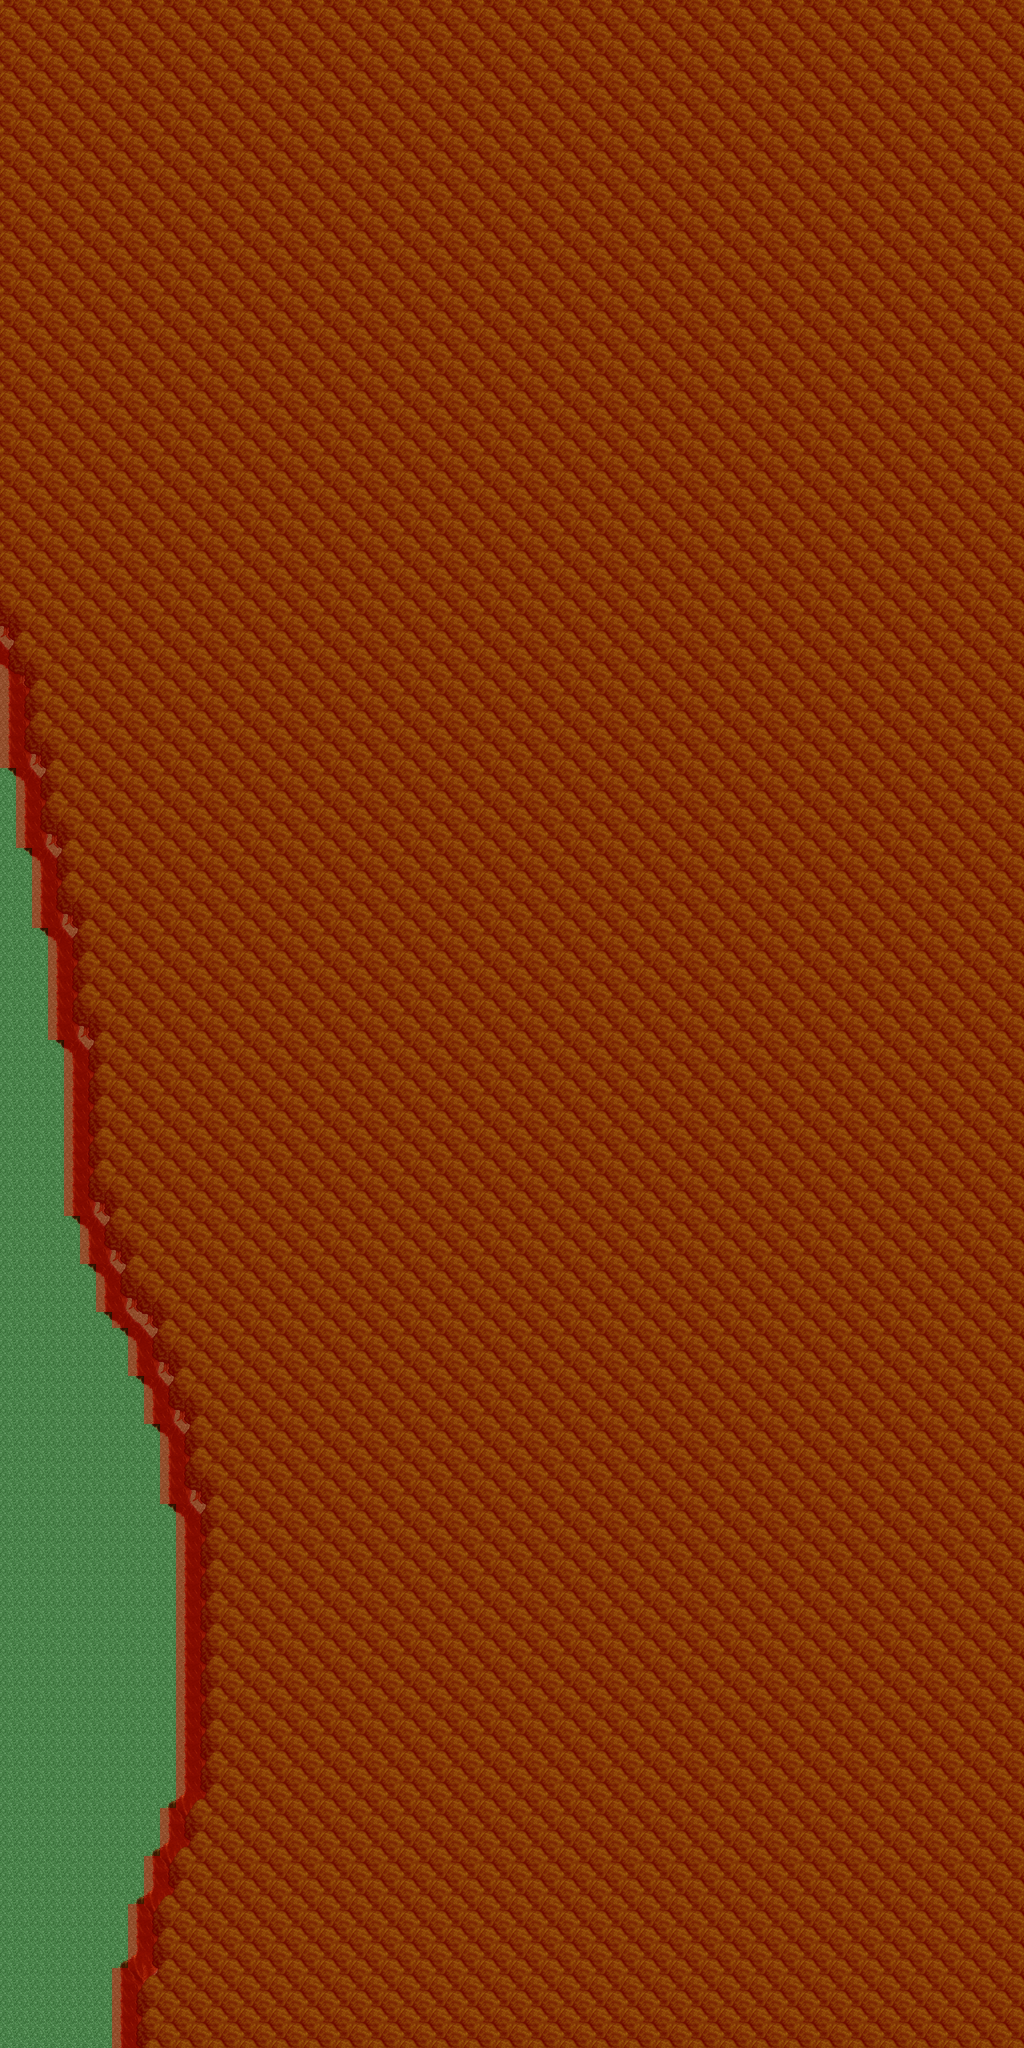

Rendered tile map (Tiled .tmx) drawn with the repository's tilesets; below, a short description and the map source with its tile grids summarised:
An orthogonal 64x128 tile map with 32x32 px tiles, 10 tile layers (0_floor, 1_terrain, 2_object, 3_roof, ...), 17 tilesets.

<map version="1.2" tiledversion="1.2.0" orientation="orthogonal" renderorder="right-down" width="64" height="128" tilewidth="32" tileheight="32" infinite="0" nextlayerid="21" nextobjectid="1">
 <tileset firstgid="1" name="ground" tilewidth="32" tileheight="32" tilecount="33" columns="3">
  <image source="../../tileset/ground/ground.png" trans="ffffff" width="96" height="352" />
 </tileset>
 <tileset firstgid="34" name="earth_dark" tilewidth="32" tileheight="32" tilecount="96" columns="12">
  <image source="../../tileset/ground/ridge/earth_dark.png" trans="ffffff" width="384" height="256" />
 </tileset>
 <tileset firstgid="130" name="grass_edges" tilewidth="32" tileheight="32" tilecount="36" columns="12">
  <image source="../../tileset/ground/grass_edges.png" trans="ffffff" width="384" height="96" />
 </tileset>
 <tileset firstgid="166" name="grass_corners" tilewidth="32" tileheight="32" tilecount="24" columns="6">
  <image source="../../tileset/ground/grass_corners.png" trans="ffffff" width="192" height="128" />
 </tileset>
 <tileset firstgid="190" name="grasses" tilewidth="32" tileheight="32" tilecount="6" columns="3">
  <image source="../../tileset/plant/grasses.png" trans="ffffff" width="96" height="64" />
 </tileset>
 <tileset firstgid="196" name="daisy_blue" tilewidth="32" tileheight="32" tilecount="8" columns="2">
  <image source="../../tileset/plant/flower/daisy_blue.png" trans="ffffff" width="64" height="128" />
 </tileset>
 <tileset firstgid="204" name="daisy_yellow" tilewidth="32" tileheight="32" tilecount="8" columns="2">
  <image source="../../tileset/plant/flower/daisy_yellow.png" trans="ffffff" width="64" height="128" />
 </tileset>
 <tileset firstgid="212" name="bushes" tilewidth="32" tileheight="32" tilecount="10" columns="5">
  <image source="../../tileset/plant/bush/bushes.png" trans="ffffff" width="160" height="64" />
 </tileset>
 <tileset firstgid="222" name="daisy_red" tilewidth="32" tileheight="32" tilecount="8" columns="2">
  <image source="../../tileset/plant/flower/daisy_red.png" trans="ffffff" width="64" height="128" />
 </tileset>
 <tileset firstgid="230" name="daisy_white" tilewidth="32" tileheight="32" tilecount="8" columns="2">
  <image source="../../tileset/plant/flower/daisy_white.png" trans="ffffff" width="64" height="128" />
 </tileset>
 <tileset firstgid="238" name="collision" tilewidth="32" tileheight="32" tilecount="1" columns="1">
  <image source="../../tileset/logic/collision.png" width="32" height="32" />
 </tileset>
 <tileset firstgid="239" name="tree_green" tilewidth="32" tileheight="32" tilecount="80" columns="8">
  <image source="../../tileset/plant/tree/tree_green.png" trans="ffffff" width="256" height="320" />
 </tileset>
 <tileset firstgid="319" name="stump_brown" tilewidth="32" tileheight="32" tilecount="4" columns="2">
  <image source="../../tileset/plant/stump/stump_brown.png" width="64" height="64" />
 </tileset>
 <tileset firstgid="323" name="sheepfood" tilewidth="32" tileheight="32" tilecount="1" columns="1">
  <image source="../../tileset/logic/item/sheepfood.png" width="32" height="32" />
 </tileset>
 <tileset firstgid="324" name="resources" tilewidth="32" tileheight="32" tilecount="6" columns="6">
  <image source="../../tileset/logic/item/resources.png" width="192" height="32" />
 </tileset>
 <tileset firstgid="330" name="green_paving" tilewidth="32" tileheight="32" tilecount="24" columns="3">
  <image source="../../tileset/ground/green_paving.png" width="96" height="256" />
 </tileset>
 <tileset firstgid="354" name="tree_buk_las" tilewidth="32" tileheight="32" tilecount="42" columns="7">
  <image source="../../tileset/pol/natura/drzewa/tree_buk_las.png" width="224" height="192" />
 </tileset>
 <layer id="11" name="0_floor" width="64" height="128">
  <data>[8192 cells, 8192 non-empty, 1 distinct tile ids]</data>
 </layer>
 <layer id="12" name="1_terrain" width="64" height="128">
  <data>[8192 cells, 193 non-empty, 10 distinct tile ids]</data>
 </layer>
 <layer id="13" name="2_object" width="64" height="128">
  <data>[8192 cells, 61 non-empty, 3 distinct tile ids]</data>
 </layer>
 <layer id="14" name="3_roof" width="64" height="128">
  <data>[8192 cells, 7532 non-empty, 8 distinct tile ids]</data>
 </layer>
 <layer id="15" name="4_roof_add" width="64" height="128">
  <data>[8192 cells, 37 non-empty, 1 distinct tile ids]</data>
 </layer>
 <layer id="16" name="objects" width="64" height="128">
  <data>[8192 cells, 0 non-empty, 0 distinct tile ids]</data>
 </layer>
 <layer id="17" name="collision" width="64" height="128" opacity="0.4">
  <data>[8192 cells, 7638 non-empty, 1 distinct tile ids]</data>
 </layer>
 <layer id="18" name="protection" width="64" height="128">
  <data>[8192 cells, 0 non-empty, 0 distinct tile ids]</data>
 </layer>
 <layer id="19" name="blend_ground" width="64" height="128">
  <data>[8192 cells, 0 non-empty, 0 distinct tile ids]</data>
 </layer>
 <layer id="20" name="blend_roof" width="64" height="128">
  <data>[8192 cells, 0 non-empty, 0 distinct tile ids]</data>
 </layer>
</map>
